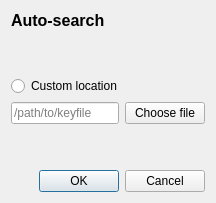
<?xml version="1.0" encoding="UTF-8"?>
<ui version="4.0">
 <class>Dialog</class>
 <widget class="QDialog" name="Dialog">
  <property name="sizePolicy">
   <sizepolicy hsizetype="Preferred" vsizetype="Minimum">
    <horstretch>0</horstretch>
    <verstretch>0</verstretch>
   </sizepolicy>
  </property>
  <property name="windowTitle">
   <string>Dialog</string>
  </property>
  <property name="modal">
   <bool>true</bool>
  </property>
  <layout class="QVBoxLayout" name="verticalLayout">
   <item>
    <widget class="QLabel" name="label">
     <property name="text">
      <string>&lt;!DOCTYPE HTML PUBLIC &quot;-//W3C//DTD HTML 4.0//EN&quot; &quot;http://www.w3.org/TR/REC-html40/strict.dtd&quot;&gt;
&lt;html&gt;&lt;head&gt;&lt;meta name=&quot;qrichtext&quot; content=&quot;1&quot; /&gt;&lt;style type=&quot;text/css&quot;&gt;
p, li { white-space: pre-wrap; }
&lt;/style&gt;&lt;/head&gt;&lt;body style=&quot; font-family:'DejaVu Sans'; font-size:10pt; font-weight:400; font-style:normal;&quot;&gt;
&lt;p style=&quot; margin-top:0px; margin-bottom:0px; margin-left:0px; margin-right:0px; -qt-block-indent:0; text-indent:0px;&quot;&gt;&lt;span style=&quot; font-size:12pt; font-weight:600;&quot;&gt;Auto-search&lt;/span&gt;&lt;/p&gt;&lt;/body&gt;&lt;/html&gt;</string>
     </property>
     <property name="textFormat">
      <enum>Qt::RichText</enum>
     </property>
    </widget>
   </item>
   <item>
    <spacer name="verticalSpacer">
     <property name="orientation">
      <enum>Qt::Vertical</enum>
     </property>
     <property name="sizeType">
      <enum>QSizePolicy::Expanding</enum>
     </property>
     <property name="sizeHint" stdset="0">
      <size>
       <width>20</width>
       <height>40</height>
      </size>
     </property>
    </spacer>
   </item>
   <item>
    <layout class="QVBoxLayout" name="verticalLayout_radio">
     <item>
      <layout class="QVBoxLayout" name="verticalLayout_custom">
       <item>
        <widget class="QRadioButton" name="radioButton">
         <property name="text">
          <string>Custom location</string>
         </property>
        </widget>
       </item>
       <item>
        <layout class="QHBoxLayout" name="horizontalLayout_custom_input">
         <item>
          <widget class="QLineEdit" name="lineEdit">
           <property name="readOnly">
            <bool>false</bool>
           </property>
           <property name="placeholderText">
            <string>/path/to/keyfile</string>
           </property>
          </widget>
         </item>
         <item>
          <widget class="QPushButton" name="pushButton">
           <property name="text">
            <string>Choose file</string>
           </property>
          </widget>
         </item>
        </layout>
       </item>
      </layout>
     </item>
    </layout>
   </item>
   <item>
    <spacer name="verticalSpacer_2">
     <property name="orientation">
      <enum>Qt::Vertical</enum>
     </property>
     <property name="sizeType">
      <enum>QSizePolicy::Expanding</enum>
     </property>
     <property name="sizeHint" stdset="0">
      <size>
       <width>20</width>
       <height>40</height>
      </size>
     </property>
    </spacer>
   </item>
   <item>
    <widget class="QDialogButtonBox" name="buttonBox">
     <property name="orientation">
      <enum>Qt::Horizontal</enum>
     </property>
     <property name="standardButtons">
      <set>QDialogButtonBox::Cancel|QDialogButtonBox::Ok</set>
     </property>
    </widget>
   </item>
  </layout>
 </widget>
 <resources/>
 <connections>
  <connection>
   <sender>buttonBox</sender>
   <signal>accepted()</signal>
   <receiver>Dialog</receiver>
   <slot>accept()</slot>
   <hints>
    <hint type="sourcelabel">
     <x>247</x>
     <y>604</y>
    </hint>
    <hint type="destinationlabel">
     <x>157</x>
     <y>274</y>
    </hint>
   </hints>
  </connection>
  <connection>
   <sender>buttonBox</sender>
   <signal>rejected()</signal>
   <receiver>Dialog</receiver>
   <slot>reject()</slot>
   <hints>
    <hint type="sourcelabel">
     <x>315</x>
     <y>604</y>
    </hint>
    <hint type="destinationlabel">
     <x>286</x>
     <y>274</y>
    </hint>
   </hints>
  </connection>
 </connections>
</ui>
